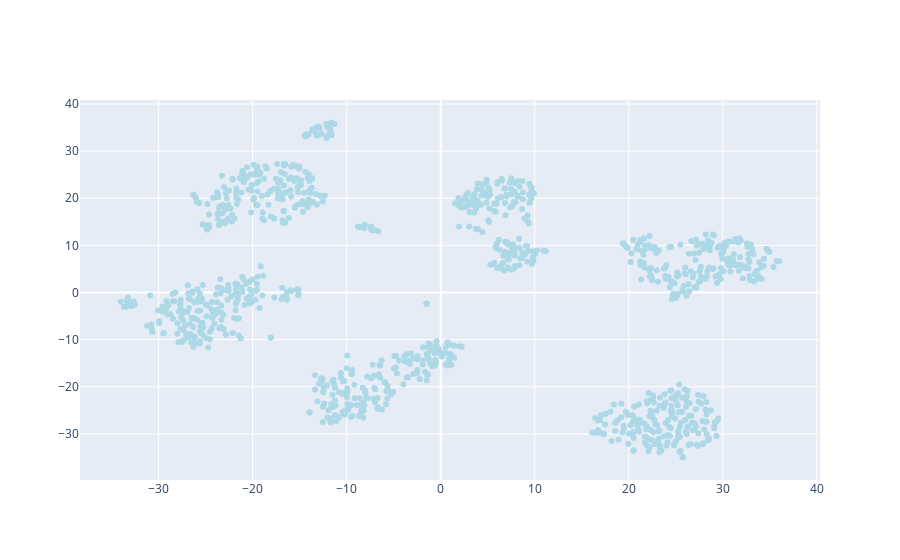

Notebook source saved alongside this figure:
### Code cell
data = [
    go.Scatter(
        x = tsne_df.iloc[:2000,0].values,
        y = tsne_df.iloc[:2000,1].values,
        text = tsne_df.iloc[:2000,2].values,
        hoverinfo = 'text',
        marker = dict(
            color = 'lightblue'
        ),
        mode='markers',
        showlegend = False
    )
]

iplot(data, filename = "add-hover-text")

### Figure 1 — Plotly figure (JSON) as saved in the notebook; plotly's stock layout.template omitted (floating-point values rounded to 4 significant figures; data arrays with more than 128 entries replaced by an {"elided": "..."} marker saying what was removed)
{"data": [{"hoverinfo": "text", "marker": {"color": "lightblue"}, "mode": "markers", "showlegend": false, "text": {"elided": "1083 str values"}, "type": "scatter", "x": {"elided": "1083 float values"}, "y": {"elided": "1083 float values"}}], "layout": {}}
